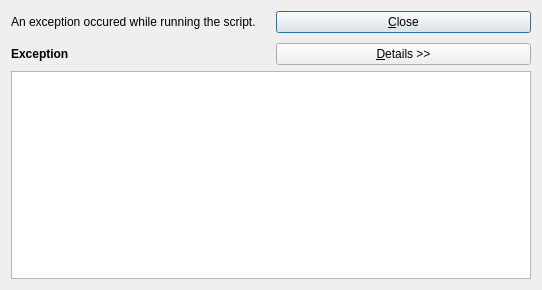
<ui version="4.0" >
 <class>ExceptHookDialog</class>
 <widget class="QDialog" name="ExceptHookDialog" >
  <property name="geometry" >
   <rect>
    <x>0</x>
    <y>0</y>
    <width>542</width>
    <height>290</height>
   </rect>
  </property>
  <property name="windowTitle" >
   <string>Script error</string>
  </property>
  <layout class="QVBoxLayout" name="verticalLayout" >
   <item>
    <layout class="QGridLayout" name="gridLayout" >
     <property name="spacing" >
      <number>10</number>
     </property>
     <item row="0" column="0" >
      <widget class="QLabel" name="label" >
       <property name="text" >
        <string>An exception occured while running the script.</string>
       </property>
      </widget>
     </item>
     <item row="0" column="1" >
      <widget class="QPushButton" name="closeButton" >
       <property name="text" >
        <string>&amp;Close</string>
       </property>
      </widget>
     </item>
     <item row="1" column="0" >
      <widget class="QLabel" name="exceptionLabel" >
       <property name="font" >
        <font>
         <weight>75</weight>
         <bold>true</bold>
        </font>
       </property>
       <property name="text" >
        <string>Exception</string>
       </property>
      </widget>
     </item>
     <item row="1" column="1" >
      <widget class="QPushButton" name="detailsButton" >
       <property name="text" >
        <string>&amp;Details >></string>
       </property>
      </widget>
     </item>
    </layout>
   </item>
   <item>
    <widget class="QTextBrowser" name="tracebackBrowser" >
     <property name="minimumSize" >
      <size>
       <width>0</width>
       <height>200</height>
      </size>
     </property>
    </widget>
   </item>
  </layout>
 </widget>
 <resources/>
 <connections/>
</ui>
